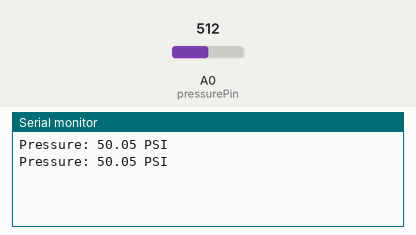
Bench run of a sketch on a simulated Arduino Uno, built with avr-gcc and run on an emulated ATmega328P. On the bench: the last lines printed to the serial monitor. The inputs (shaded band) are chosen by the test bench; at power-on: A0 (pressurePin) = 512.

Above: at 1.8 s.
1.9 s: A0 (pressurePin) set to 716
At 2.8 s:
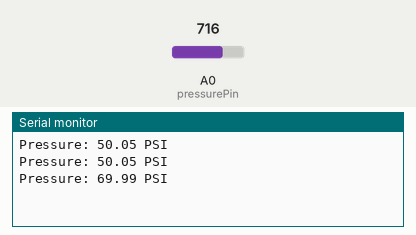
3.4 s: A0 (pressurePin) set to 900
At 4.8 s:
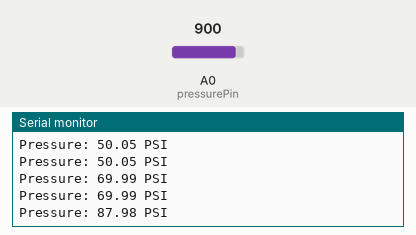
Timing chart, 0 to 6.4 s (numbered marks = the images above; inputs shaded):
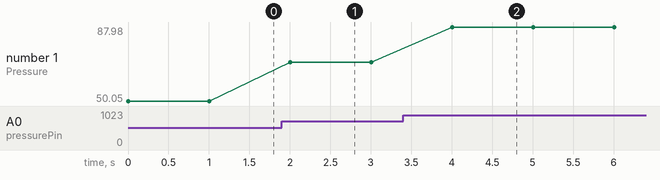

The sketch:

37.ino
```cpp
/*
  This example demonstrates how to read pressure data from a Honeywell HSC Pressure Sensor
  and print it to the Serial Monitor.
*/

const int pressurePin = A0;  // Analog pin connected to Vout of the HSC sensor

// Constants for sensor calibration (These should be adjusted based on your sensor's datasheet)
const float Vcc = 5.0;          // Supply voltage for the sensor
const float maxPressure = 100.0; // Maximum pressure in PSI (or other units based on your sensor)
const int maxAnalogValue = 1023; // Maximum value for a 10-bit ADC

void setup() {
  Serial.begin(9600);
  // Initialize the analog pin as input (this is the default, so this line is optional)
  pinMode(pressurePin, INPUT);
}

void loop() {
  // Read the analog value from the sensor
  int analogValue = analogRead(pressurePin);

  // Convert the analog value to voltage
  float voltage = (analogValue / float(maxAnalogValue)) * Vcc;

  // Convert voltage to pressure
  float pressure = (voltage / Vcc) * maxPressure;

  // Print the pressure to the Serial Monitor
  Serial.print("Pressure: ");
  Serial.print(pressure);
  Serial.println(" PSI"); // Change unit based on your sensor's specification

  // Wait before the next reading
  delay(1000); // Delay for 1 second
}
```

Measured:
- after the input at 1.9 s, the serial monitor: prints a new line after 0.10 s (image 1)
- after the input at 3.4 s, the serial monitor: prints a new line after 0.60 s (image 2)
- plotted number 1: 50.05 → 69.99 after the input at 1.9 s, 69.99 → 87.98 after the input at 3.4 s
